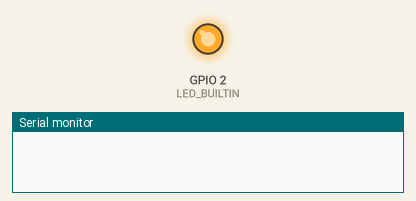
This sketch was run on a simulated ESP8266 (NodeMCU). Parts: output pins drawn as LEDs (lit = HIGH, except the on-board LED, lit = LOW), the last lines printed to the serial monitor. WiFi joins after 1.5 s; servers stay silent unless stated; uploads are accepted with an empty reply.

Above: at 0.1 s.
At 1.1 s:
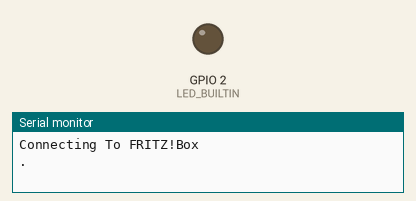
Timing chart, 0 to 4.0 s (numbered marks = the images above):
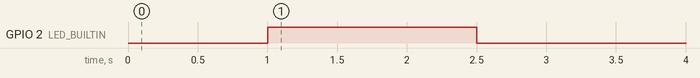

The sketch:

Simple-ESP-Discord-Bot.ino
```cpp
/**
 * Simple-ESP-Discord-Bot by ThatLolaSnail
 * https://github.com/ThatLolaSnail/Simple-ESP-Discord-Bot
*/

#include "settings.h"
#include <ESP8266WiFi.h>
#include <WiFiClientSecure.h>
#include <ArduinoJson.h>
#include "simple_discord.h"
#include "wacky_spaces.h"

StaticJsonDocument<200> filter;
String lastMessageID = "";

void setup() {
  //set up hardware
  Serial.begin(115200);
  Serial.println();
  pinMode(LED_BUILTIN, OUTPUT);
  delay(1000);

  // set up json filter
  filter[0]["id"] = true;
  filter[0]["content"] = true;
  filter[0]["author"]["username"] = true;
  //filter[0]["author"]["discriminator"] = true;

  //set up wifi
  Serial.println("Connecting To " + ssid);
  WiFi.begin(ssid, password);
  while (WiFi.status() != WL_CONNECTED) {
    Serial.print(".");
    digitalWrite(LED_BUILTIN, HIGH); //LED off
    delay (500);
    digitalWrite(LED_BUILTIN, LOW); //LED on
  }
  Serial.print("\nConnected! \nIP address: ");
  Serial.println(WiFi.localIP());


  //Just as a demonstration: get a specific message
  String response = discord("/channels/" + channel + "/messages/1023651405174673440");
  DynamicJsonDocument message(1000);
  DeserializationError err = deserializeJson(message, response);
  if (err) Serial.println(String("error: ") + err.c_str());
  Serial.println(message["content"].as<String>());


  //get last 15 messages (before the last possible discord timestamp)
  String messages = discord("/channels/" + channel + "/messages?limit=15&before=9223372036854775807");

  //Parse the response
  DynamicJsonDocument msgs(10000);
  DeserializationError error = deserializeJson(msgs, messages, DeserializationOption::Filter(filter));
  if (error) Serial.println(String("error: ") + error.c_str());
  //serializeJson(msgs, Serial); Serial.println(msgs.memoryUsage());

  //iterate over the messages from back to front (so in chronological order)
  int msgsElements = msgs.size();
  for (int i = msgsElements - 1; i >= 0; i--) {
    String username = msgs[i]["author"]["username"].as<String>();
      Serial.println( //pad the username with spaces
        padWithSpaces(20 - username.length()) +
        username + ": " + msgs[i]["content"].as<String>()
      );
    lastMessageID = (msgs[i]["id"]).as<String>();
  }
}

long lastTime = 0;

void loop() {
  //Check for new messages every 5 seconds (max 2 requests per second are allowed)
  if (millis() - lastTime > 5000) {
    //Get list with messags from Discord
    String messages = discord("/channels/" + channel + "/messages?limit=15&after=" + lastMessageID);

    //Parse the response
    DynamicJsonDocument msgs(10000);
    DeserializationError error = deserializeJson(msgs, messages, DeserializationOption::Filter(filter));
    if (error) Serial.println(String("error: ") + error.c_str());
    //serializeJson(msgs, Serial); Serial.println(msgs.memoryUsage());

    //iterate over the messages from back to front (so in chronological order)
    int msgsElements = msgs.size();
    for (int i = msgsElements - 1; i >= 0; i--) {
      String username = msgs[i]["author"]["username"].as<String>();
      //print it to the serial terminal
      Serial.println( //pad the username with spaces
        padWithSpaces(20 - username.length()) +
        username + ": " + msgs[i]["content"].as<String>()
      );
      lastMessageID = (msgs[i]["id"]).as<String>();
    };
    msgs.clear();
    lastTime = millis();
  }

  //if we got text over serial, send it over discord.
  if (Serial.available()) {
    String text = Serial.readStringUntil('\n');
    discordSend("/channels/" + channel + "/messages", message(text));
  }
}
```

simple_discord.h
```cpp
/**
 * Simple-ESP-Discord-Bot by ThatLolaSnail
 * https://github.com/ThatLolaSnail/Simple-ESP-Discord-Bot
*/

const char* host = "discordapp.com";
const int port = 443; //ssl port

/**
   Make a request to discord via HTTP GET.

   Example for getting a specific message:
   String message = discord("/channels/1023648136712962100/messages/1027626699774500905");

   Example for getting the last 15 messages:
   String messages = discord("/channels/" + channel + "/messages?limit=15&after=" + lastMessageID);

   This is needed for receiving messages.
   String command - the api endpoint
   returns - the data from discord, usually this is json.
*/
String discord(String command) {
  WiFiClientSecure client;
  client.setNoDelay(1); //Don't combine messages
  client.setInsecure(); //Only Encryption, no SSL certificate verification
  if (!client.connect(host, port)) return "";
  client.print(
    "GET /api/v8" + command + " HTTP/1.1\r\n" +
    "Host: " + host + "\r\n" +
    "Accept: */*\r\n" +
    "Authorization:Bot " + token + "\r\n" +
    "User-Agend:DiscrdBot (https://snailmath.github.io/, v0.1)\r\n" +
    "Content-Type: application/json\r\n" +
    "Connection: close\r\n\r\n"
  );
  String line = "";
  while (client.connected() && line[0] != '0' && line[0] != '{' && line[0] != '[') {
    line = client.readStringUntil((char)(10));
    //Serial.println("-> \"" + line + "\"");
  }
  return line;
}


/**
   Make a request to discord via HTTP POST.
   This is needed for sending messages.
   Example:
   discordSend("/channels/1023648136712962100/messages", message("Hello, World!"));
   String command - the api endpoint
   String content - the content
   returns - the data from discord
*/
String discordSend(String command, String content) {
  WiFiClientSecure client;
  client.setNoDelay(1); //Don't combine messages
  client.setInsecure(); //Only Encryption, no SSL certificate verification
  if (!client.connect(host, port)) return "";
  client.print(
    "POST /api/v8" + command + " HTTP/1.1\r\n" + //1.1
    "Host: " + host + "\r\n" +
    "Authorization:Bot " + token + "\r\n" +
    "User-Agend:DiscrdBot (https://snailmath.github.io/, v0.1)\r\n" +
    "Content-Type: application/json\r\n" +
    "Content-Length: " + String(content.length(), DEC) + "\r\n" +
    "Connection: close\r\n\r\n" +
    content +
    "\r\n\r\n"
  );
  //String received = "";
  String line = "";
  while (client.connected() && line[0] != '0' && line[0] != '{' && line[0] != '[') {
    line = client.readStringUntil((char)(10));
    //Serial.println("-> \"" + line + "\"");
  }
  return line;
}

/**
   Simple function to add the json stuff,
   so it is a valid discord message ready to be send.
   I don't use the json library, because this is much simpler.
*/
String message(String& text) {
  text.replace("\"", "\\\"");
  return "{\"content\":\"" + text + "\",\"tts\":false}";
}
```

wacky_spaces.h
```cpp
/**
 * Simple-ESP-Discord-Bot by ThatLolaSnail
 * https://github.com/ThatLolaSnail/Simple-ESP-Discord-Bot
*/


/**
   return a c_string with 0 to 32 spaces...
   if we want  0 spaces, we remove the first 32 characters,
   if we want 32 spaces, we remove 0 characters.
   the amount is constrained to 0-32.
*/
const char* spaces = "                                "; //32 spaces
char* padWithSpaces(int amount){
  return (char*)((int)spaces + constrain(32-amount, 0, 32));
}
```

settings.h
```cpp
/**
 * Simple-ESP-Discord-Bot by ThatLolaSnail
 * https://github.com/ThatLolaSnail/Simple-ESP-Discord-Bot
*/

// WiFi Settings
const String ssid    = "FRITZ!Box";
const char* password = "12345678";

// Discord Settings
/* the bot token */
const String token   = "xxxxxxxxxxxxxxxxxxxxx";
/* the channel in which the bot should read and send messages.
   This can theoretically be changed via a program to switch channels.*/
String channel = "1023648136712962100";
```
